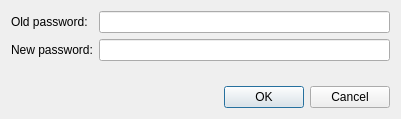
<?xml version="1.0" encoding="UTF-8"?>
<ui version="4.0">
 <class>Dialog</class>
 <widget class="QDialog" name="Dialog">
  <property name="geometry">
   <rect>
    <x>0</x>
    <y>0</y>
    <width>401</width>
    <height>119</height>
   </rect>
  </property>
  <property name="windowTitle">
   <string>Change password</string>
  </property>
  <property name="modal">
   <bool>true</bool>
  </property>
  <layout class="QVBoxLayout" name="verticalLayout">
   <item>
    <layout class="QFormLayout" name="formLayout">
     <item row="0" column="0">
      <widget class="QLabel" name="label">
       <property name="text">
        <string>Old password:</string>
       </property>
      </widget>
     </item>
     <item row="0" column="1">
      <widget class="QLineEdit" name="lineEdit"/>
     </item>
     <item row="1" column="0">
      <widget class="QLabel" name="label_2">
       <property name="text">
        <string>New password:</string>
       </property>
      </widget>
     </item>
     <item row="1" column="1">
      <widget class="QLineEdit" name="lineEdit_2"/>
     </item>
    </layout>
   </item>
   <item>
    <widget class="QDialogButtonBox" name="buttonBox">
     <property name="orientation">
      <enum>Qt::Horizontal</enum>
     </property>
     <property name="standardButtons">
      <set>QDialogButtonBox::Cancel|QDialogButtonBox::Ok</set>
     </property>
    </widget>
   </item>
  </layout>
 </widget>
 <resources/>
 <connections>
  <connection>
   <sender>buttonBox</sender>
   <signal>accepted()</signal>
   <receiver>Dialog</receiver>
   <slot>accept()</slot>
   <hints>
    <hint type="sourcelabel">
     <x>248</x>
     <y>254</y>
    </hint>
    <hint type="destinationlabel">
     <x>157</x>
     <y>274</y>
    </hint>
   </hints>
  </connection>
  <connection>
   <sender>buttonBox</sender>
   <signal>rejected()</signal>
   <receiver>Dialog</receiver>
   <slot>reject()</slot>
   <hints>
    <hint type="sourcelabel">
     <x>316</x>
     <y>260</y>
    </hint>
    <hint type="destinationlabel">
     <x>286</x>
     <y>274</y>
    </hint>
   </hints>
  </connection>
 </connections>
</ui>
